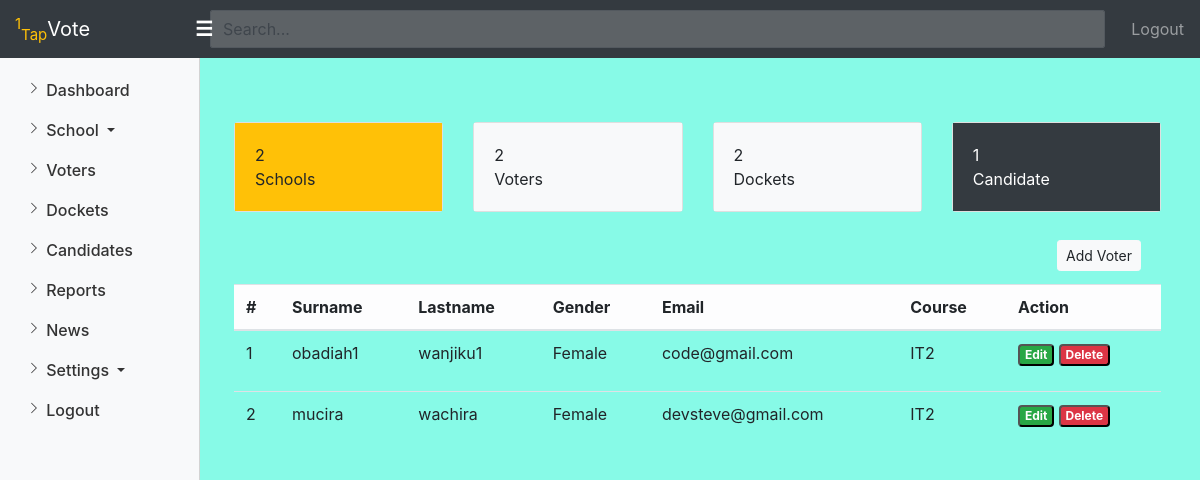
Screenshot of /app/admin/voters.php (signed in) with the database file from the repository.
### tables this page shows
CREATE TABLE Voter
(
  voter_id INT(11) NOT NULL AUTO_INCREMENT,
  lastname VARCHAR(100) NOT NULL,
  firstname VARCHAR(100) NOT NULL,
  surname VARCHAR(100) NOT NULL,
  gender VARCHAR(50) NOT NULL,
  email VARCHAR(100) NOT NULL,
  password VARCHAR(100) NOT NULL DEFAULT '$2y$10$JHeA1NivFGas5/bn4yQ0aOZKW87GQnjbIlow4b03cElfZw8uS2nKy',
  photo VARCHAR(100) DEFAULT NULL,
  exp_date DATE DEFAULT NULL,
  reset_link_token VARCHAR(200) DEFAULT NULL,
  course_id INT NOT NULL,
  PRIMARY KEY (voter_id),
  FOREIGN KEY (course_id) REFERENCES course(course_id)
);

CREATE TABLE course
(
  course_id INT(11) NOT NULL AUTO_INCREMENT,
  course_name VARCHAR(75) NOT NULL,
  school_id INT NOT NULL,
  PRIMARY KEY (course_id),
  FOREIGN KEY (school_id) REFERENCES school(school_id) ON DELETE CASCADE ON UPDATE CASCADE
);

### api/voter.php (the view, shortened to what this page needs)
<?php
function get_voter($conn){
$voter="SELECT v.voter_id,v.surname,v.lastname,v.gender,v.email,c.course_name FROM Voter as v JOIN course c on v.course_id = c.course_id";
    $result = $conn->query($voter);
    $no = 0;
    if ($result->num_rows > 0) {
        while ($row = $result->fetch_assoc()) {
            $no ++;
            if ($row['gender'] == 'Male') {
               $gender = '<p>Male</p>';
            } else {
                $gender = '<p>Female</p>';
            }
           echo '<tr>
<td>'.$no.'</td>
<td>'.$row['surname'].'</td>
<td>'.$row['lastname'].'</td>
<td>'.$gender.'</td>
<td>'.$row['email'].'</td>
<td>'.$row['course_name'].'</td>
<td>
<button type="button" class="badge badge-success btn-sm editbtn" data-toggle="modal" data-keyboard="false"
data-backdrop="static" data-target="#docketModal" data-id='.$row['voter_id'].' data-name='.$row['surname'].'>Edit</button>
<button type="button" class="badge badge-danger btn-sm delete" data-id='.$row['voter_id'].'>Delete</button>
</td>
            </tr>';
        }
    } else {
        echo "0 results";
    }
}
?>

### rows the page displays
voter: surname "obadiah1", lastname "wanjiku1", gender "Female", email "code@gmail.com", course.course_name "IT2"
voter: surname "mucira", lastname "wachira", gender "Female", email "devsteve@gmail.com", course.course_name "IT2"

### other values shown
$row[0] "2"
$row[0] "1"
